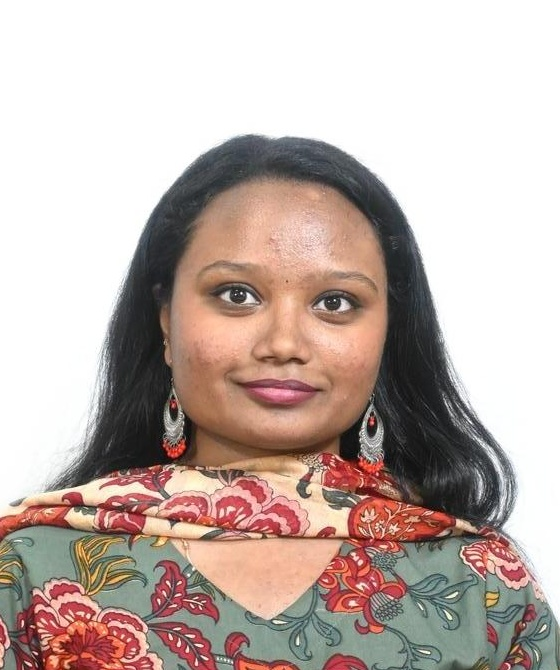
#> input picture datasets/2547134/face.jpeg, 560 x 670 px, given in place of the camera
$ python face_manager.py
#> lines starting #> are read from the running program, lines starting #| are printed output that depends on the picture; after the words box and inside, x2 and y2 are one past the last pixel; in counts of white or black regions, pixels touching at a corner belong together
"""
Face Recognition Module for Smart Attendance System
Handles face capture, training, and recognition using LBPH algorithm.
Face images are stored in SQLite database as BLOB.
"""

import cv2
import numpy as np
import os
import time
from pathlib import Path

# Import database functions for face storage (kept for metadata if needed)
from database import (
    save_face_to_db,
    get_face_from_db,
    check_face_exists_in_db,
    get_all_faces_from_db
)

CONFIDENCE_THRESHOLD = 85  # Adjusted from 75 to improve recognition reliability
# Use absolute path for dataset directory to avoid issues with different working directories
DATASET_DIR = os.path.join(os.path.dirname(os.path.abspath(__file__)), "datasets")


def get_face_cascade():
    """Load Haar cascade for face detection."""
    cascade_path = cv2.data.haarcascades + 'haarcascade_frontalface_default.xml'
    return cv2.CascadeClassifier(cascade_path)


# [118 lines left out: functions encode_face_to_bytes, decode_bytes_to_face, check_face_enrolled, train_recognizer, not called in this run]


def capture_face():
    """
    Open webcam and capture a face image with a simple liveness check.
    Asks the user to blink or move to ensure it's not a static photo.

    Returns:
        Captured grayscale face image, or None if cancelled/failed
    """
    cap = cv2.VideoCapture(0)

    if not cap.isOpened():
        print("[FACE] Error: Could not open camera.")
        return None

    face_cascade = get_face_cascade()
    eye_cascade = cv2.CascadeClassifier(cv2.data.haarcascades + 'haarcascade_eye.xml')
    captured_face = None
    liveness_detected = False
    start_time = time.time()

    print("[FACE] Camera opened. Liveness check: Please BLINK or MOVE your head.")

    prev_gray = None

    while True:
        ret, frame = cap.read()
#> frame is the input picture: shape (670, 560, 3); mean B, G, R 171.6, 177.8, 193.6
        if not ret: break

        frame = cv2.flip(frame, 1)
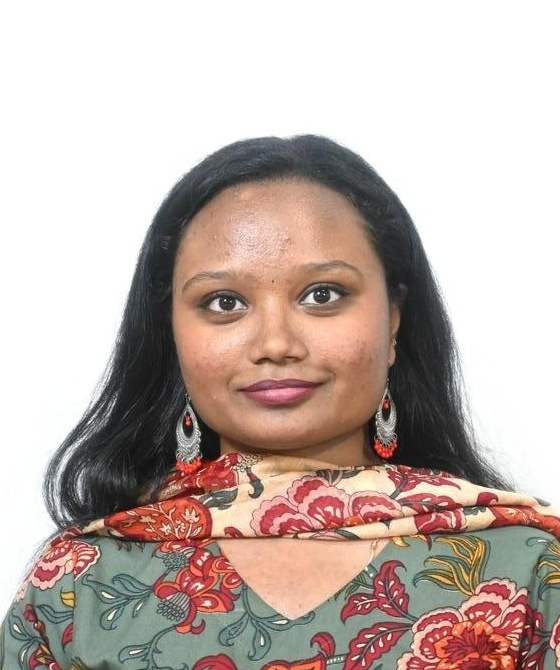
#> frame: shape (670, 560, 3); mean B, G, R 171.6, 177.8, 193.6
        gray = cv2.cvtColor(frame, cv2.COLOR_BGR2GRAY)
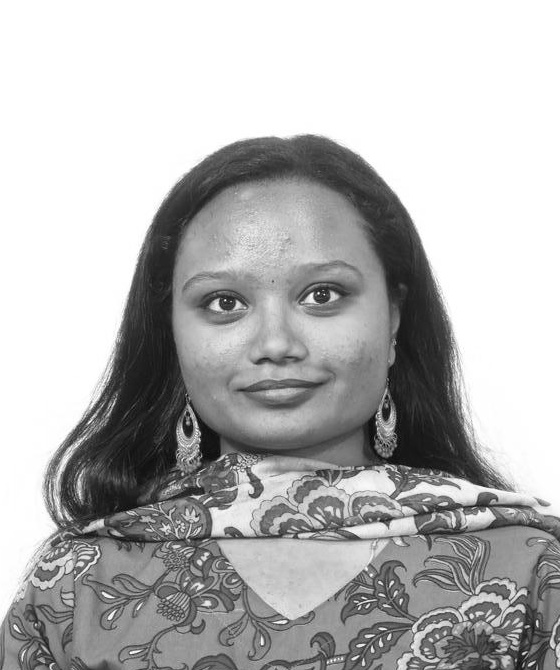
#> gray: shape (670, 560); min 2, max 255, mean 181.9
        faces = face_cascade.detectMultiScale(gray, 1.1, 5, minSize=(100, 100))
#> faces = [[142, 193, 268, 268]]

        # Display instructions
        cv2.putText(frame, "Liveness Check: Please BLINK or MOVE",
                    (10, 30), cv2.FONT_HERSHEY_SIMPLEX, 0.7, (255, 255, 255), 2)

        if len(faces) > 0:
            (x, y, w, h) = faces[0]
#> x = 142; y = 193; w = 268; h = 268
            cv2.rectangle(frame, (x, y), (x+w, y+h), (0, 255, 0), 2)
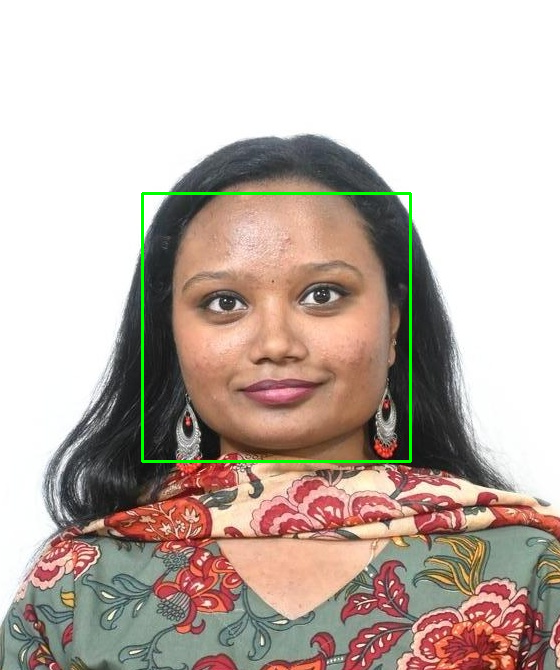
#> frame: shape (670, 560, 3); 0.86% of pixels changed, all inside (x1, y1, x2, y2) = (141, 192, 412, 463)
            roi_gray = gray[y:y+h, x:x+w]
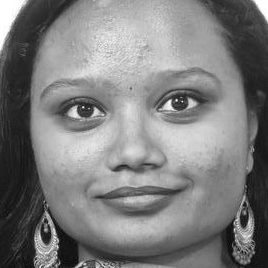
#> roi_gray: shape (268, 268); min 2, max 255, mean 125.5

            # Simple Liveness 1: Eye Detection
            eyes = eye_cascade.detectMultiScale(roi_gray, 1.1, 10)
#> eyes = [[51, 82, 57, 57], [149, 72, 60, 60]]

            # Simple Liveness 2: Movement Detection (Optical Flow / Frame Diff)
            if prev_gray is not None:
                diff = cv2.absdiff(gray, prev_gray)
                movement = np.sum(diff) / (gray.shape[0] * gray.shape[1])
                if movement > 2.0: # Threshold for significant movement
                    liveness_detected = True

            prev_gray = gray.copy()

            if liveness_detected:
                cv2.putText(frame, "Liveness Verified! Press 'C' to Capture",
                            (10, 60), cv2.FONT_HERSHEY_SIMPLEX, 0.7, (0, 255, 0), 2)
            else:
                cv2.putText(frame, "Checking for movement...",
                            (10, 60), cv2.FONT_HERSHEY_SIMPLEX, 0.7, (0, 255, 255), 2)
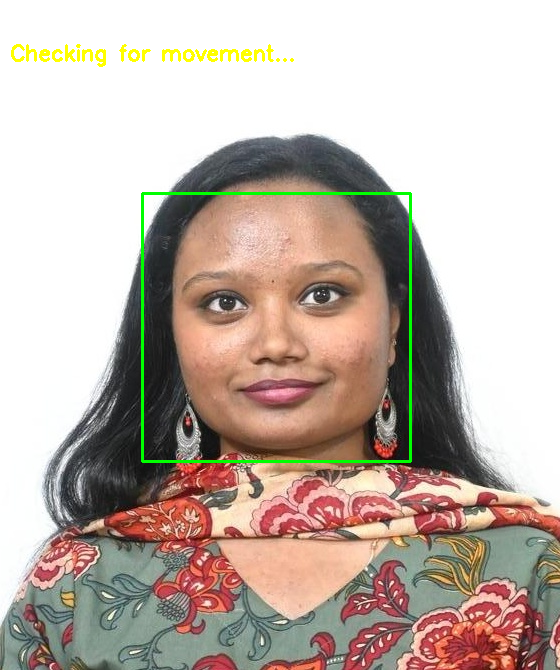
#> frame: shape (670, 560, 3); 0.47% of pixels changed, all inside (x1, y1, x2, y2) = (11, 44, 294, 67)

        cv2.imshow('Attendance - Face Capture', frame)
        key = cv2.waitKey(1) & 0xFF
#> (key q is pressed here)

        if (key == ord('c') or key == ord('C')) and liveness_detected:
            if len(faces) > 0:
                (x, y, w, h) = faces[0]
                captured_face = gray[y:y+h, x:x+w]
                captured_face = cv2.resize(captured_face, (200, 200))
                captured_face = cv2.equalizeHist(captured_face)
                break
        elif key == ord('q') or key == ord('Q'):
            break

        if time.time() - start_time > 30: # Timeout
            print("[FACE] Liveness check timed out.")
            break

    cap.release()
    cv2.destroyAllWindows()
    return captured_face


# [76 lines left out: functions recognize_face, save_face, not called in this run]


# Test the module
if __name__ == '__main__':
    print("Testing face capture...")
    face = capture_face()
    if face is not None:
        print(f"Face captured! Shape: {face.shape}")
    else:
        print("No face captured.")
